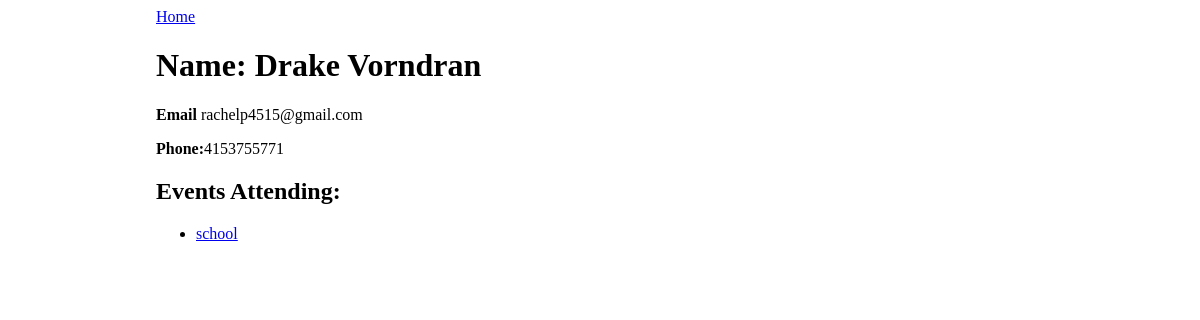
Screenshot of /guest/4 with the database file from the repository.
### events_app/models.py (models this page shows, shortened)
class Guest(db.Model):
    id = db.Column(db.Integer, primary_key=True)
    name = db.Column(db.String(80), nullable=False)
    email = db.Column(db.String(80), nullable=False)
    phone = db.Column(db.String(80), nullable=False)
    events_attending = db.relationship('Event',secondary='guest_event', back_populates='guests')

class Event(db.Model):
    id = db.Column(db.Integer, primary_key=True)
    title = db.Column(db.String(80), nullable=False)
    desc = db.Column(db.String(80), nullable=False)
    date_time = db.Column(db.DateTime(), nullable=False)
    guests = db.relationship('Guest', secondary='guest_event', back_populates='events_attending')

### events_app/routes.py (the view)
@main.route('/guest/<guest_id>')
def guest_detail(guest_id):
    guest = Guest.query.filter_by(id=guest_id).one()
    return render_template('guest_detail.html', guest = guest)

### events_app/templates/guest_detail.html
{% extends 'base.html' %}
{% block content %}
<a href="/">Home</a>
<h1>Name: {{guest.name}}</h1>
<p><strong>Email</strong> {{guest.email}}</p>
<p><strong>Phone:</strong>{{guest.phone}}</p>
<h2>Events Attending:</h2>
{% for event in guest.events_attending %}
<ul>
    <li> <a href="/event/{{event.id}}"> {{event.title}} </a></li>
</ul>
{%endfor%}
{% endblock %}

### events_app/static/style.css (style rules this page uses)
body { display: flex; justify-content: center; }

### rows the page displays
Guest: name "Drake Vorndran", email "rachelp4515@gmail.com", phone "4153755771"
Event: title "school"
